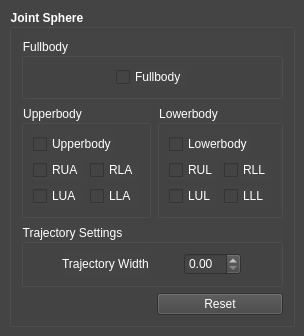
<?xml version="1.0" encoding="UTF-8"?>
<ui version="4.0">
 <class>jointSphere_Dialog</class>
 <widget class="QMainWindow" name="jointSphere_Dialog">
  <property name="geometry">
   <rect>
    <x>0</x>
    <y>0</y>
    <width>264</width>
    <height>290</height>
   </rect>
  </property>
  <property name="windowTitle">
   <string>jointSphere</string>
  </property>
  <property name="styleSheet">
   <string notr="true">background-color: rgb(68, 68, 68);
color: rgb(255, 255, 255);</string>
  </property>
  <widget class="QWidget" name="centralwidget">
   <layout class="QGridLayout" name="gridLayout">
    <item row="0" column="0">
     <widget class="QGroupBox" name="groupBox">
      <property name="font">
       <font>
        <pointsize>9</pointsize>
        <weight>75</weight>
        <bold>true</bold>
       </font>
      </property>
      <property name="title">
       <string>Joint Sphere</string>
      </property>
      <layout class="QGridLayout" name="gridLayout_2">
       <item row="1" column="0">
        <widget class="QGroupBox" name="groupBox_2">
         <property name="title">
          <string>Upperbody</string>
         </property>
         <layout class="QGridLayout" name="gridLayout_4">
          <item row="1" column="0">
           <widget class="QCheckBox" name="rua_JS_checkBox">
            <property name="sizePolicy">
             <sizepolicy hsizetype="Fixed" vsizetype="Fixed">
              <horstretch>0</horstretch>
              <verstretch>0</verstretch>
             </sizepolicy>
            </property>
            <property name="text">
             <string>RUA</string>
            </property>
           </widget>
          </item>
          <item row="2" column="0">
           <widget class="QCheckBox" name="lua_JS_checkBox">
            <property name="sizePolicy">
             <sizepolicy hsizetype="Fixed" vsizetype="Fixed">
              <horstretch>0</horstretch>
              <verstretch>0</verstretch>
             </sizepolicy>
            </property>
            <property name="text">
             <string>LUA</string>
            </property>
           </widget>
          </item>
          <item row="2" column="1">
           <widget class="QCheckBox" name="lla_JS_checkBox">
            <property name="text">
             <string>LLA</string>
            </property>
           </widget>
          </item>
          <item row="1" column="1">
           <widget class="QCheckBox" name="rla_JS_checkBox">
            <property name="sizePolicy">
             <sizepolicy hsizetype="Fixed" vsizetype="Fixed">
              <horstretch>0</horstretch>
              <verstretch>0</verstretch>
             </sizepolicy>
            </property>
            <property name="text">
             <string>RLA</string>
            </property>
           </widget>
          </item>
          <item row="0" column="0" colspan="2">
           <widget class="QCheckBox" name="ub_JS_checkBox">
            <property name="sizePolicy">
             <sizepolicy hsizetype="Fixed" vsizetype="Fixed">
              <horstretch>0</horstretch>
              <verstretch>0</verstretch>
             </sizepolicy>
            </property>
            <property name="text">
             <string>Upperbody</string>
            </property>
           </widget>
          </item>
         </layout>
        </widget>
       </item>
       <item row="1" column="1">
        <widget class="QGroupBox" name="groupBox_3">
         <property name="title">
          <string>Lowerbody</string>
         </property>
         <layout class="QGridLayout" name="gridLayout_5">
          <item row="0" column="0" colspan="2">
           <widget class="QCheckBox" name="lb_JS_checkBox">
            <property name="sizePolicy">
             <sizepolicy hsizetype="Fixed" vsizetype="Fixed">
              <horstretch>0</horstretch>
              <verstretch>0</verstretch>
             </sizepolicy>
            </property>
            <property name="text">
             <string>Lowerbody</string>
            </property>
           </widget>
          </item>
          <item row="1" column="0">
           <widget class="QCheckBox" name="rul_JS_checkBox">
            <property name="sizePolicy">
             <sizepolicy hsizetype="Fixed" vsizetype="Fixed">
              <horstretch>0</horstretch>
              <verstretch>0</verstretch>
             </sizepolicy>
            </property>
            <property name="text">
             <string>RUL</string>
            </property>
           </widget>
          </item>
          <item row="1" column="1">
           <widget class="QCheckBox" name="rll_JS_checkBox">
            <property name="sizePolicy">
             <sizepolicy hsizetype="Fixed" vsizetype="Fixed">
              <horstretch>0</horstretch>
              <verstretch>0</verstretch>
             </sizepolicy>
            </property>
            <property name="text">
             <string>RLL</string>
            </property>
           </widget>
          </item>
          <item row="2" column="0">
           <widget class="QCheckBox" name="lul_JS_checkBox">
            <property name="sizePolicy">
             <sizepolicy hsizetype="Fixed" vsizetype="Fixed">
              <horstretch>0</horstretch>
              <verstretch>0</verstretch>
             </sizepolicy>
            </property>
            <property name="text">
             <string>LUL</string>
            </property>
           </widget>
          </item>
          <item row="2" column="1">
           <widget class="QCheckBox" name="lll_JS_checkBox">
            <property name="text">
             <string>LLL</string>
            </property>
           </widget>
          </item>
         </layout>
        </widget>
       </item>
       <item row="2" column="0" colspan="2">
        <widget class="QGroupBox" name="groupBox_4">
         <property name="title">
          <string>Trajectory Settings</string>
         </property>
         <layout class="QGridLayout" name="gridLayout_6">
          <item row="0" column="1">
           <widget class="QDoubleSpinBox" name="JSwidth_doubleSpinBox">
            <property name="sizePolicy">
             <sizepolicy hsizetype="Fixed" vsizetype="Fixed">
              <horstretch>0</horstretch>
              <verstretch>0</verstretch>
             </sizepolicy>
            </property>
           </widget>
          </item>
          <item row="0" column="0">
           <widget class="QLabel" name="label">
            <property name="sizePolicy">
             <sizepolicy hsizetype="Fixed" vsizetype="Preferred">
              <horstretch>0</horstretch>
              <verstretch>0</verstretch>
             </sizepolicy>
            </property>
            <property name="text">
             <string>Trajectory Width</string>
            </property>
           </widget>
          </item>
         </layout>
        </widget>
       </item>
       <item row="0" column="0" colspan="2">
        <widget class="QGroupBox" name="groupBox_6">
         <property name="title">
          <string>Fullbody</string>
         </property>
         <layout class="QGridLayout" name="gridLayout_3">
          <item row="0" column="0">
           <widget class="QCheckBox" name="fb_JS_checkBox">
            <property name="sizePolicy">
             <sizepolicy hsizetype="Fixed" vsizetype="Fixed">
              <horstretch>0</horstretch>
              <verstretch>0</verstretch>
             </sizepolicy>
            </property>
            <property name="text">
             <string>Fullbody</string>
            </property>
           </widget>
          </item>
         </layout>
        </widget>
       </item>
       <item row="3" column="0">
        <spacer name="horizontalSpacer">
         <property name="orientation">
          <enum>Qt::Horizontal</enum>
         </property>
         <property name="sizeHint" stdset="0">
          <size>
           <width>40</width>
           <height>20</height>
          </size>
         </property>
        </spacer>
       </item>
       <item row="3" column="1">
        <widget class="QPushButton" name="pushButton">
         <property name="text">
          <string>Reset</string>
         </property>
        </widget>
       </item>
      </layout>
     </widget>
    </item>
   </layout>
  </widget>
 </widget>
 <resources/>
 <connections/>
</ui>
